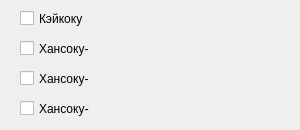
<?xml version="1.0" encoding="UTF-8"?>
<ui version="4.0">
 <class>Dialog</class>
 <widget class="QDialog" name="Dialog">
  <property name="windowModality">
   <enum>Qt::ApplicationModal</enum>
  </property>
  <property name="geometry">
   <rect>
    <x>0</x>
    <y>0</y>
    <width>300</width>
    <height>130</height>
   </rect>
  </property>
  <property name="sizePolicy">
   <sizepolicy hsizetype="Fixed" vsizetype="Fixed">
    <horstretch>0</horstretch>
    <verstretch>0</verstretch>
   </sizepolicy>
  </property>
  <property name="minimumSize">
   <size>
    <width>300</width>
    <height>130</height>
   </size>
  </property>
  <property name="maximumSize">
   <size>
    <width>300</width>
    <height>130</height>
   </size>
  </property>
  <property name="windowTitle">
   <string>Выберите оценку</string>
  </property>
  <property name="sizeGripEnabled">
   <bool>false</bool>
  </property>
  <property name="modal">
   <bool>true</bool>
  </property>
  <widget class="QCheckBox" name="cbKeikoku">
   <property name="geometry">
    <rect>
     <x>20</x>
     <y>10</y>
     <width>70</width>
     <height>17</height>
    </rect>
   </property>
   <property name="text">
    <string>Кэйкоку</string>
   </property>
  </widget>
  <widget class="QCheckBox" name="cbHansoku1">
   <property name="geometry">
    <rect>
     <x>20</x>
     <y>40</y>
     <width>70</width>
     <height>17</height>
    </rect>
   </property>
   <property name="text">
    <string>Хансоку-1</string>
   </property>
  </widget>
  <widget class="QCheckBox" name="cbHansoku2">
   <property name="geometry">
    <rect>
     <x>20</x>
     <y>70</y>
     <width>70</width>
     <height>17</height>
    </rect>
   </property>
   <property name="text">
    <string>Хансоку-2</string>
   </property>
  </widget>
  <widget class="QCheckBox" name="cbHansoku3">
   <property name="geometry">
    <rect>
     <x>20</x>
     <y>100</y>
     <width>70</width>
     <height>17</height>
    </rect>
   </property>
   <property name="text">
    <string>Хансоку-3</string>
   </property>
  </widget>
 </widget>
 <resources/>
 <connections/>
</ui>
